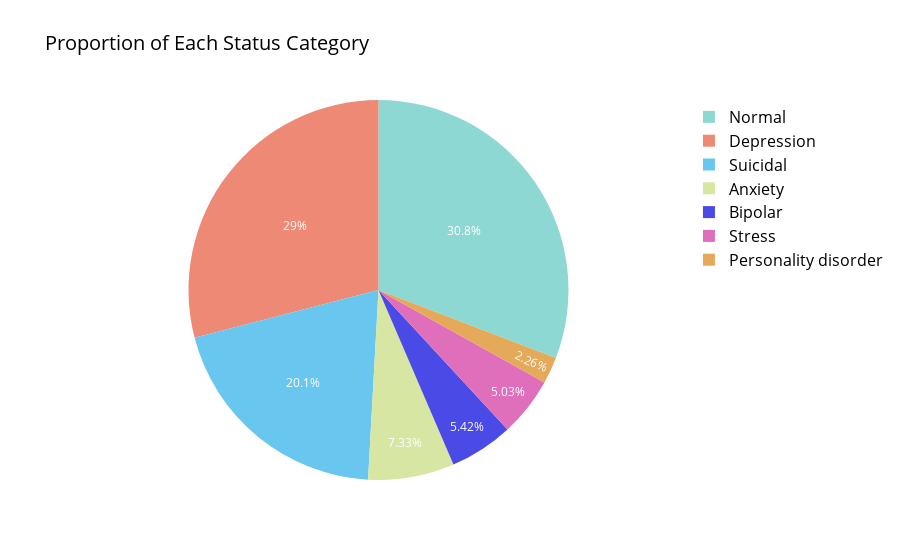

Notebook code for this chart:
### Code cell
import pandas as pd
import plotly.express as px
import plotly.io as pio

# Calculate value counts of 'status'
status_counts = data['status'].value_counts().reset_index()
status_counts.columns = ['status', 'count']

# Custom colors
colors = ['#8dd8d3', '#ed8975', '#69c6ef', '#d7e6a3', '#4a4ae7', '#df6fba', '#e4a959']

# Status Distribution Pie Chart
fig = px.pie(status_counts, names='status', values='count', title='Proportion of Each Status Category', 
             color_discrete_sequence=colors)

# Update layout for transparent background and black text
fig.update_layout(
    plot_bgcolor='rgba(0,0,0,0)',  # Transparent background
    paper_bgcolor='rgba(0,0,0,0)',
    font_color="black",            # Black text for the entire figure
    title_font=dict(color='black', size=20),  # Black color and size for the title
    showlegend=True,               # Show legend
    legend=dict(
        title_font=dict(size=20, color='black'),  # Black color and size for legend title
        font=dict(size=16, color='black')         # Black color and size for legend items
    )
)

# Update pie chart text and format
fig.update_traces(
    textposition='inside',          # Show percentages inside pie chart
    textinfo='percent',       # Show percentages and labels
    insidetextfont=dict(color='white')   # Set inside text color to white
)

# Save the chart as an image with Kaleido engine
pio.write_image(fig, 'README_status_distribution.png', engine='kaleido', width=1200, height=800)

# Display the chart
fig.show()

### Figure 1 — Plotly figure (JSON) as saved in the notebook; plotly's stock layout.template omitted (floating-point values rounded to 4 significant figures)
{"data": [{"domain": {"x": [0, 1], "y": [0, 1]}, "hovertemplate": "status=%{label}<br>count=%{value}<extra></extra>", "insidetextfont": {"color": "white"}, "labels": ["Normal", "Depression", "Suicidal", "Anxiety", "Bipolar", "Stress", "Personality disorder"], "legendgroup": "", "name": "", "showlegend": true, "textinfo": "percent", "textposition": "inside", "type": "pie", "values": [16351, 15404, 10653, 3888, 2877, 2669, 1201]}], "layout": {"autosize": true, "font": {"color": "black"}, "legend": {"font": {"color": "black", "size": 16}, "title": {"font": {"color": "black", "size": 20}}, "tracegroupgap": 0}, "paper_bgcolor": "rgba(0, 0, 0, 0)", "piecolorway": ["#8dd8d3", "#ed8975", "#69c6ef", "#d7e6a3", "#4a4ae7", "#df6fba", "#e4a959"], "plot_bgcolor": "rgba(0, 0, 0, 0)", "showlegend": true, "title": {"font": {"color": "black", "size": 20}, "text": "Proportion of Each Status Category"}}}
